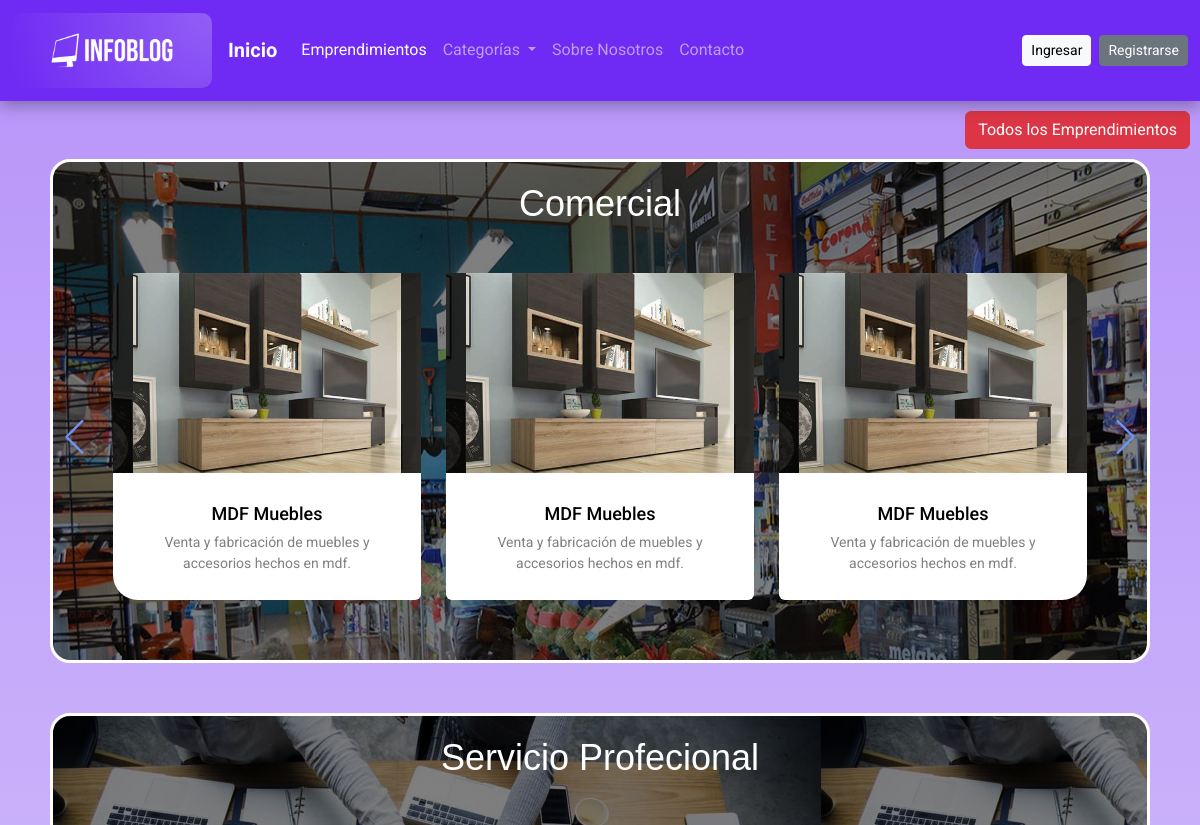
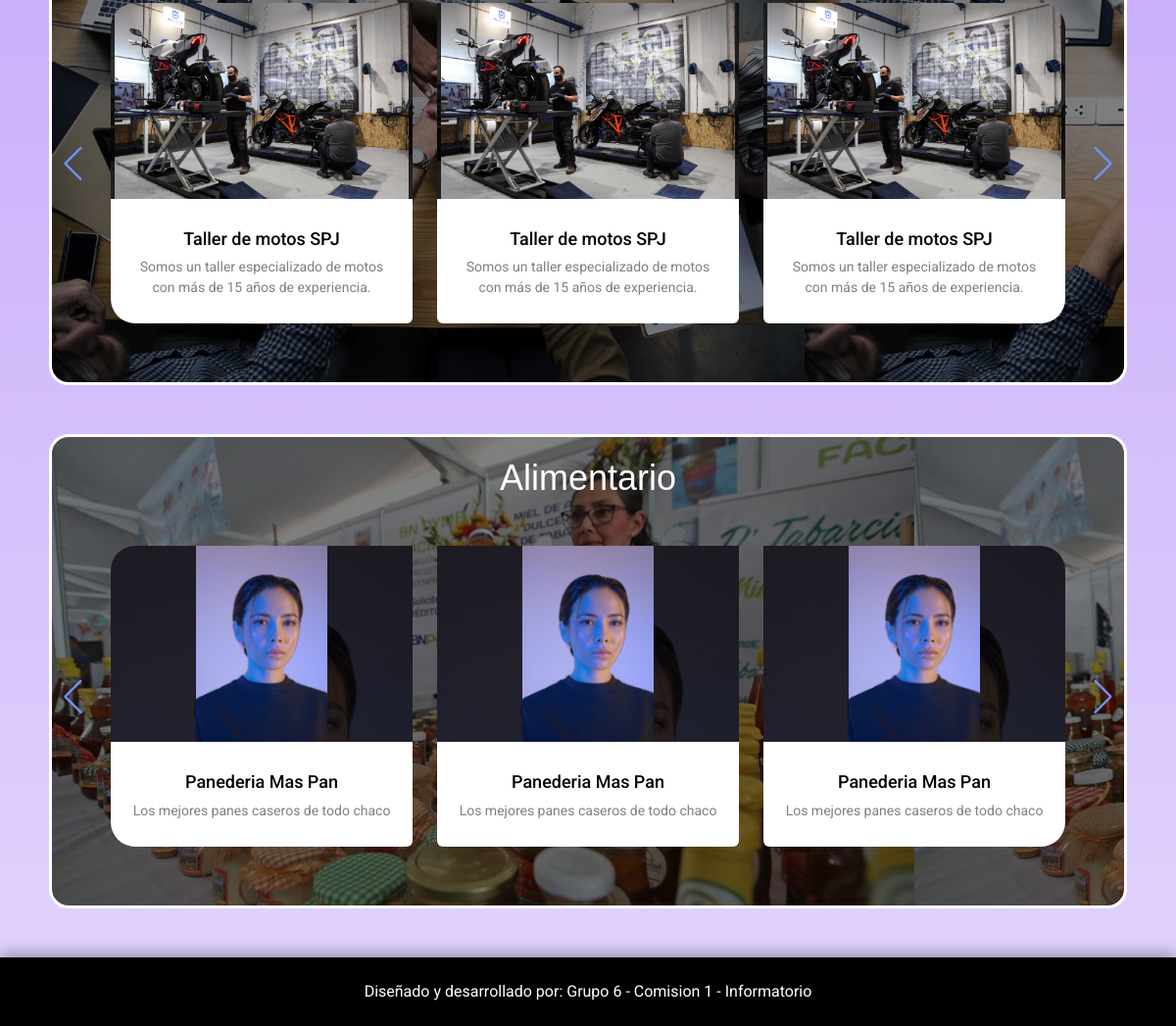
The page /emprendimientos/Listar on the database its author committed (2 pictures, top to bottom).
### apps/empr/models.py (models this page shows, shortened)
class Categoria(models.Model):
    nombre = models.CharField(max_length=80)
    imagen = models.ImageField(upload_to='categorias')
    resumen = models.TextField()

class Emprendimientos(models.Model):
    creado = models.DateTimeField(
		'creado',
		auto_now_add=True
	)
    modificado = models.DateTimeField(
		'modificado',
		auto_now=True
	)
    titulo = models.CharField(max_length=80)
    resumen = models.TextField()
    contenido = models.TextField()
    autor = models.ForeignKey(User, on_delete = models.CASCADE)
    imagen = models.ImageField(upload_to= 'empr')
    categoria = models.ForeignKey(Categoria, on_delete = models.CASCADE)

### apps/empr/views.py (the view)
# urls.py: path('Listar', views.ListarEmprendimientos.as_view(), name="listar_emprendimientos"),
class   ListarEmprendimientos(ListView):
    model = Emprendimientos
    template_name = 'empr/listar.html'
    context_object_name = 'emprendimientos_por_categoria'
    def get(self, request, *args, **kwargs):
        emprendimiento_id = request.GET.get('emprendimiento_id')
        if emprendimiento_id:
            messages.success(request, 'El emprendimiento ha sido eliminado exitosamente.')
        return super().get(request, *args, **kwargs)

### proyectoFinal/context_processors.py (called while the page is built)
def categorias_processor(request):
    cat_context = Categoria.objects.all()
    num_categorias = len(cat_context)
    return {
        'cat_context': cat_context,
        'num_categorias': num_categorias,
    }

def emprendimientos_processor(request):
    emprendimientos = Emprendimientos.objects.all()
    num_emprendimientos = len(emprendimientos)
    return{
        'empr_context': emprendimientos,
        'num_emprendimientos': num_emprendimientos,
    }

def usuarios_processor(request):
    usuarios = User.objects.all()
    num_usuarios = len(usuarios)
    return{
        'num_usuarios': num_usuarios
    }

def emprendimientos_categorias(request):
    categorias = Categoria.objects.filter(emprendimientos__isnull=False).distinct()
    emprendimientos_por_categoria = {}
    for cat in categorias:
        emprendimientos = Emprendimientos.objects.filter(categoria=cat)
        emprendimientos_por_categoria[cat] = emprendimientos
    return {'empr_cat': emprendimientos_por_categoria}

### templates/empr/listar.html (shortened to what this page needs)
{% extends 'base.html' %}
{% block css %}
{% load static %}
<link rel="stylesheet" href="{% static 'css/swiper-bundle.min.css' %}">
<link rel="stylesheet" href="{% static 'css/style_empr_listar.css'%}">
{% endblock css %}
{% block contenido %}
<div class="contenedor">
	<div class="btn-todo">
		<a href="{%url 'empr:filtrar_orden' 'asc'%}"><button type="button" class="btn btn-danger">Todos los Emprendimientos</button></a>
	</div>
{%if empr_cat.items%}
{% for categoria, emprendimientos in empr_cat.items %}
	<div class="categorias" style="background: linear-gradient(rgba(0,0,0,0.5), rgba(0,0,0,0.5)), url({{ categoria.imagen.url }});">
		<div class="row d-flex justify-content-around text-center">
			{%if categoria%}
			<div class="">
				<h2 class="titulo-cat">{{categoria.nombre}}</h2>
			</div>
			{%if num_emprendimientos == 0%}
			<h1>No hay Emprendimientos disponibles</h1>
			<h2>Por favor agregue 1</h2>
			{%else%}
			<div class="slide-container swiper">
			<div class="slide-content">
				<div class="card-wrapper swiper-wrapper">
					{%for emprendimimento in emprendimientos%}
					<div class="card swiper-slide" style="border: none;">
						<a href="{% url 'empr:detalle_emprendimiento' emprendimimento.pk %}">
						<div class="img-content" style="background: linear-gradient(rgba(0,0,0,0.8),rgba(0,0,0,0.8)) ,url({{emprendimimento.imagen.url}}); background-size: cover;">
							<img src="{{emprendimimento.imagen.url}}" alt="foto">
						</div>
						<div class="card-content">
							<h2 class="titulo">{{emprendimimento.titulo}}</h2>
							<p class="name">{{emprendimimento.resumen}}</p>
						</div>
					</a>
					</div>
					{%endfor%}
				</div>
			</div>
			<div class="swiper-button-next swiper-navBtn"></div>
			<div class="swiper-button-prev swiper-navBtn"></div>
			</div>
			{%endif%}
		</div>
	</div>
	{%endif%}
{% endfor %}
{%else%}
<h1 clas="no-disponible">No hay emprendimientos disponibles en esta sección</h1>
{%endif%}
</div>
{% endblock contenido %}

### static/css/style_empr_listar.css (style rules this page uses)
.contenedor { margin: 0; padding: 0; }
.categorias { height: auto; margin: 0px 50px 50px 50px; padding: 20px; border: solid; border-color: #FFF; border-radius: 20px; }
.titulo { padding-top: 20px; }
.titulo-cat { font-family:'Lucida Sans', 'Lucida Sans Regular', 'Lucida Grande', 'Lucida Sans Unicode', Geneva, Verdana, sans-serif; font-size: 36px; color: white; }
.btn-todo { display: flex; justify-content: end; margin: 10px; }
.slide-container { max-width: 1120px; width: 100%; padding: 40px 0; }
.slide-content { margin: 0 40px; overflow: hidden; border-radius: 25px; }
.card { border-radius: 25px; background-color: #FFF; }
.image-content, .card-content { display: flex; flex-direction: column; align-items: center; padding: 10px 20px; }
.img-content { display: flex; align-items: center; justify-content: center; width: 100%; height: 200px; }
.img-content img { max-width: 100%; max-height: 100%; }
.titulo { font-size: 18px; font-weight: 500; color: #333; }
.name { font-size: 14px; color: grey; text-align: center; }
.swiper-navBtn { color: #6E93f7; transition: color 0.3s ease; }
.swiper-navBtn::before, .swiper-navBtn::after { font-size: 35px; }
.swiper-button-next { right: 0; }
.swiper-button-prev { left: 0; }

### static/css/style.css (style rules this page uses)
* { margin: 0; padding: 0; -webkit-box-sizing: border-box; -moz-box-sizing: border-box; box-sizing: border-box; }
body { padding: 0; margin: 0; background: linear-gradient(rgba(111,42,243,0.5), rgba(111,42,243,0.2)) ,url("../img/fondo-claro2.jpg"); background-size:cover; font-family: 'Roboto', 'Open Sans', Arial, Helvetica, Sans-serif, Verdana; }
a { text-decoration: none; }
.titulo, .autor { color: black; }
a { color: #03658c; text-decoration: none; }

### rows shown on the page
Categoria: imagen (picture), nombre "Comercial"
Emprendimientos: imagen (picture), titulo "MDF Muebles", resumen "Venta y fabricación de muebles y accesorios hechos en mdf."
Categoria: imagen (picture), nombre "Servicio Profecional"
Emprendimientos: imagen (picture), titulo "Taller de motos SPJ", resumen "Somos un taller especializado de motos con más de 15 años de experiencia."
Categoria: imagen (picture), nombre "Alimentario"
Emprendimientos: imagen (picture), titulo "Panederia Mas Pan", resumen "Los mejores panes caseros de todo chaco"
